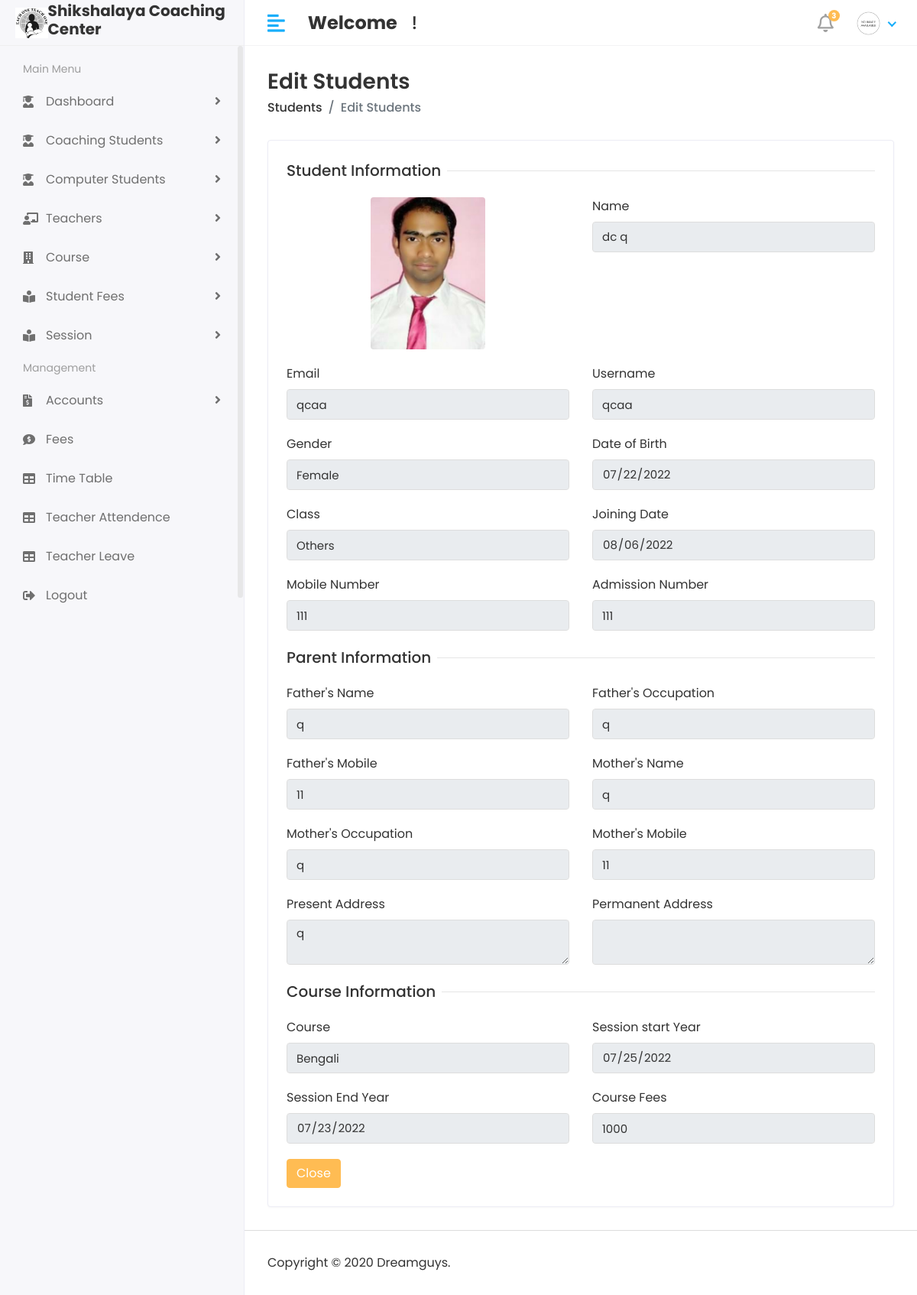
Before: /Hod/Student/Detail/1 (signed in) with the older database file.
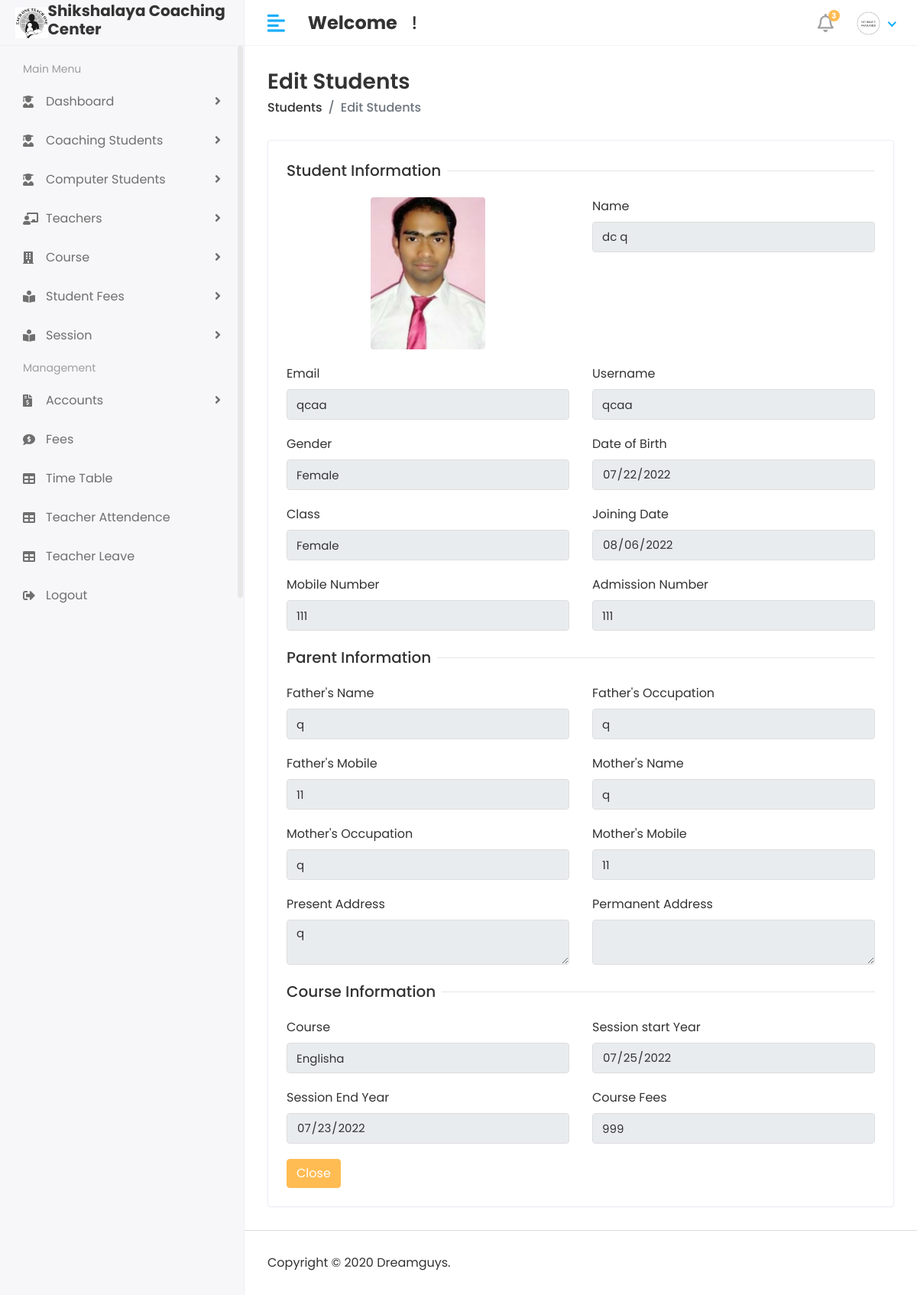
After: the same page with the newer database file.
### shikshalaya_computer_app/models.py (models this page shows, shortened)
class Student(models.Model):
    admin = models.OneToOneField(CustomUser,on_delete=models.CASCADE)
    gender  = models.CharField(max_length=100)
    date_of_birth = models.CharField(max_length=100)
    Class = models.CharField(max_length=100)
    joining_date = models.CharField(max_length=100)
    mobile_number = models.IntegerField()
    admission_number = models.CharField(max_length=100)
    father_name = models.CharField(max_length=100)
    father_occupation = models.CharField(max_length=100)
    father_mobile = models.IntegerField()
    mother_name = models.CharField(max_length=100)
    mother_occupation = models.CharField(max_length=100)
    mother_mobile_number = models.IntegerField()
    present_address = models.TextField()
    perment_address = models.TextField()
    course_stud = models.ForeignKey(Course,on_delete=models.DO_NOTHING)
    session_start = models.CharField(max_length=100)
    session_end =models.CharField(max_length=100)
    course_fees = models.IntegerField()
    created_at = models.DateTimeField(auto_now_add=True)
    updated_at = models.DateTimeField(auto_now=True)

class CustomUser(AbstractUser):
    USER = (
        (1,'HOD'),
        (2,'STAFF'),
        (3,'STUDENT')
    )
    user_type =  models.CharField(choices=USER,max_length=50,default=1)
    profile_pic = models.ImageField(upload_to='media/profile_pic')

class Course(models.Model):
    name = models.CharField(max_length=100)
    created_at = models.DateTimeField(auto_now_add=True)
    updated_at = models.DateTimeField(auto_now=True)

### student_management_system/Hod_views.py (the view)
# urls.py: path('Hod/Student/Detail/<str:id>',Hod_views.Detail_STUDENT,name='detail_student'),
@login_required(login_url='/')
def Detail_STUDENT(request,id):
    print(id)
    student = Student.objects.filter(id=id)
    course = Course.objects.all()
    context = {
        'student': student,
        'course': course
    }
    return render(request,'Hod/detail_student.html',context)

### templates/Hod/detail_student.html (shortened to what this page needs)
{% extends 'base.html' %}
{% block content %}
 <div class="content container-fluid">
               <div class="page-header">
                  <div class="row align-items-center">
                     <div class="col">
                        <h3 class="page-title">Edit Students</h3>
                        <ul class="breadcrumb">
                           <li class="breadcrumb-item"><a href="students.html">Students</a></li>
                           <li class="breadcrumb-item active">Edit Students</li>
                        </ul>
                     </div>
                  </div>
               </div>
               <div class="row">
                  <div class="col-sm-12">
                     <div class="card">
                        <div class="card-body">
                           <form method="post" action="{% url 'view_student' %}" enctype="multipart/form-data">
                              {% for i in student %}
                              <div class="row">
                                 <div class="col-12">
                                    <h5 class="form-title"><span>Student Information</span></h5>
                                 </div>
                                 <div class="col-12 col-sm-6">
                                    <div class="form-group">
                                       <a  class="rounded-circle shadow-4"><img class="rounded mx-auto d-block" style="width: 150px;" src="/{{i.admin.profile_pic}}" alt="User Image"></a>
                                    </div>
                                 </div>
                                 <div class="col-12 col-sm-6">
                                    <div class="form-group">
                                       <label>Name</label>
                                       <input type="text" class="form-control" name="first_name"  value="{{i.admin.first_name}} {{i.admin.last_name}}" readonly>
                                    </div>
                                 </div>
                                 <div class="col-12 col-sm-6">
                                    <div class="form-group">
                                       <label>Email</label>
                                       <input type="text" class="form-control" name="email"  value="{{i.admin.email}}" readonly>
                                    </div>
                                 </div>
                                 <div class="col-12 col-sm-6">
                                    <div class="form-group">
                                       <label>Username</label>
                                       <input type="text" class="form-control" name="username"  value="{{i.admin.username}}" readonly>
                                    </div>
                                 </div>
                                 <div class="col-12 col-sm-6">
                                    <div class="form-group">
                                       <label>Gender</label>
                                       <input type="text" class="form-control" name="gender"  value="{{i.gender}}" readonly>
                                    </div>
                                 </div>
                                 <div class="col-12 col-sm-6">
                                    <div class="form-group">
                                       <label>Date of Birth</label>
                                       <div>
                                          <input type="date" class="form-control" name="date_of_birth"  value="{{i.date_of_birth}}" readonly>
                                       </div>
                                    </div>
                                 </div>
                                 <div class="col-12 col-sm-6">
                                    <div class="form-group">
                                       <label>Class</label>
                                       <input type="text" class="form-control" name="Class"  value="{{i.Class}}" readonly>
                                    </div>
                                 </div>
                                 <div class="col-12 col-sm-6">
                                    <div class="form-group">
                                       <label>Joining Date</label>
                                       <div>
                                          <input type="date" class="form-control" name="joining_date"  value="{{i.joining_date}}" readonly>
                                       </div>
                                    </div>
                                 </div>
                                 <div class="col-12 col-sm-6">
                                    <div class="form-group">
                                       <label>Mobile Number</label>
                                       <input type="text" class="form-control" name="mobile_number"  value="{{i.mobile_number}}" readonly>
                                    </div>
                                 </div>
                                 <div class="col-12 col-sm-6">
                                    <div class="form-group">
                                       <label>Admission Number</label>
                                       <input type="text" class="form-control" name="admission_number"  value="{{i.admission_number}}" readonly>
                                    </div>
                                 </div>
                                 <div class="col-12">
                                    <h5 class="form-title"><span>Parent Information</span></h5>
                                 </div>
                                 <div class="col-12 col-sm-6">
                                    <div class="form-group">
                                       <label>Father's Name</label>
                                       <input type="text" class="form-control" name="father_name"  value="{{i.father_name}}" readonly>
                                    </div>
                                 </div>
                                 <div class="col-12 col-sm-6">
                                    <div class="form-group">
                                       <label>Father's Occupation</label>
                                       <input type="text" class="form-control" name="father_occupation"  value="{{i.father_occupation}}" readonly>
                                    </div>
                                 </div>
                                 <div class="col-12 col-sm-6">
                                    <div class="form-group">
                                       <label>Father's Mobile</label>
                                       <input type="text" class="form-control" name="father_mobile_number" required  value="{{i.father_mobile}}" readonly>
                                    </div>
                                 </div>
                                 <div class="col-12 col-sm-6">
                                    <div class="form-group">
                                       <label>Mother's Name</label>
                                       <input type="text" class="form-control" name="mother_name"  value="{{i.mother_name}}" readonly>
                                    </div>
                                 </div>
                                 <div class="col-12 col-sm-6">
                                    <div class="form-group">
                                       <label>Mother's Occupation</label>
                                       <input type="text" class="form-control" name="mother_occupation"  value="{{i.mother_occupation}}" readonly>
                                    </div>
                                 </div>
                                 <div class="col-12 col-sm-6">
                                    <div class="form-group">
                                       <label>Mother's Mobile</label>
                                       <input type="text" class="form-control" name="mother_mobile_number"  value="{{i.mother_mobile_number}}" readonly>
                                    </div>
                                 </div>
                                 <div class="col-12 col-sm-6">
                                    <div class="form-group">
                                       <label>Present Address</label>
                                       <textarea class="form-control" name="present_address" readonly >{{i.present_address}}</textarea>
                                    </div>
                                 </div>
                                 <div class="col-12 col-sm-6">
                                    <div class="form-group">
                                       <label>Permanent Address</label>
                                       <textarea class="form-control" name="permenent_address" readonly >{{i.permenent_address}}</textarea>
                                    </div>
                                 </div>
                                 <div class="col-12">
                                    <h5 class="form-title"><span>Course Information</span></h5>
                                 </div>
                                  <div class="col-12 col-sm-6">
                                    <div class="form-group">
                                       <label>Course</label>
                                       <input type="text" class="form-control" name="course_id"  value="{{i.course_stud.name}}" readonly>
                                    </div>
                                 </div>
                                 <div class="col-12 col-sm-6">
                                    <div class="form-group">
                                       <label>Session start Year</label>
                                       <div>
                                          <input type="date" class="form-control" name="session_start"  value="{{i.session_start}}" readonly>
                                       </div>
                                    </div>
                                 </div>
                                 <div class="col-12 col-sm-6">
                                    <div class="form-group">
                                       <label>Session End Year</label>
                                       <div>
                                          <input type="date" class="form-control" name="session_end"  value="{{i.session_end}}" readonly>
                                       </div>
                                    </div>
                                 </div>
                                 <div class="col-12 col-sm-6">
                                    <div class="form-group">
                                       <label>Course Fees</label>
                                       <input type="text" class="form-control" name="course_fees"  value="{{i.course_fees}}" readonly>
                                    </div>
                                 </div>
                                 <div class="col-12">
                                    <button type="submit" class="btn btn-primary">Close</button>
                                 </div>
                              </div>
                              {% endfor %}
                           </form>
                        </div>
                     </div>
                  </div>
               </div>
            </div>
{% endblock %}

Changed rows visible on the page:
changed Student "Female": Class "Others" → "Female"; course_id "Bengali" → "Englisha"; course_fees "1000" → "999"
